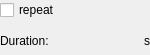
<?xml version="1.0" encoding="UTF-8"?>
<ui version="4.0">
 <class>SensorTimeConfiguration</class>
 <widget class="QWidget" name="SensorTimeConfiguration">
  <property name="geometry">
   <rect>
    <x>0</x>
    <y>0</y>
    <width>150</width>
    <height>55</height>
   </rect>
  </property>
  <property name="sizePolicy">
   <sizepolicy hsizetype="Preferred" vsizetype="Preferred">
    <horstretch>0</horstretch>
    <verstretch>0</verstretch>
   </sizepolicy>
  </property>
  <layout class="QVBoxLayout">
   <property name="margin">
    <number>0</number>
   </property>
   <item>
    <widget class="QCheckBox" name="checkBoxRepeat">
     <property name="text">
      <string>repeat</string>
     </property>
    </widget>
   </item>
   <item>
    <layout class="QHBoxLayout">
     <item>
      <widget class="QLabel" name="label_2">
       <property name="sizePolicy">
        <sizepolicy hsizetype="Minimum" vsizetype="Preferred">
         <horstretch>0</horstretch>
         <verstretch>0</verstretch>
        </sizepolicy>
       </property>
       <property name="text">
        <string>Duration:</string>
       </property>
      </widget>
     </item>
     <item>
      <widget class="KisSliderSpinBox" name="spinBoxDuration" native="true">
       <property name="sizePolicy">
        <sizepolicy hsizetype="MinimumExpanding" vsizetype="Preferred">
         <horstretch>0</horstretch>
         <verstretch>0</verstretch>
        </sizepolicy>
       </property>
       <property name="minimum" stdset="0">
        <number>1</number>
       </property>
       <property name="maximum" stdset="0">
        <number>9999</number>
       </property>
       <property name="value" stdset="0">
        <number>30</number>
       </property>
      </widget>
     </item>
     <item>
      <widget class="QLabel" name="label">
       <property name="text">
        <string>s</string>
       </property>
      </widget>
     </item>
    </layout>
   </item>
  </layout>
 </widget>
 <customwidgets>
  <customwidget>
   <class>KisSliderSpinBox</class>
   <extends>QWidget</extends>
   <header>kis_slider_spin_box.h</header>
   <container>1</container>
  </customwidget>
 </customwidgets>
 <resources/>
 <connections/>
</ui>
